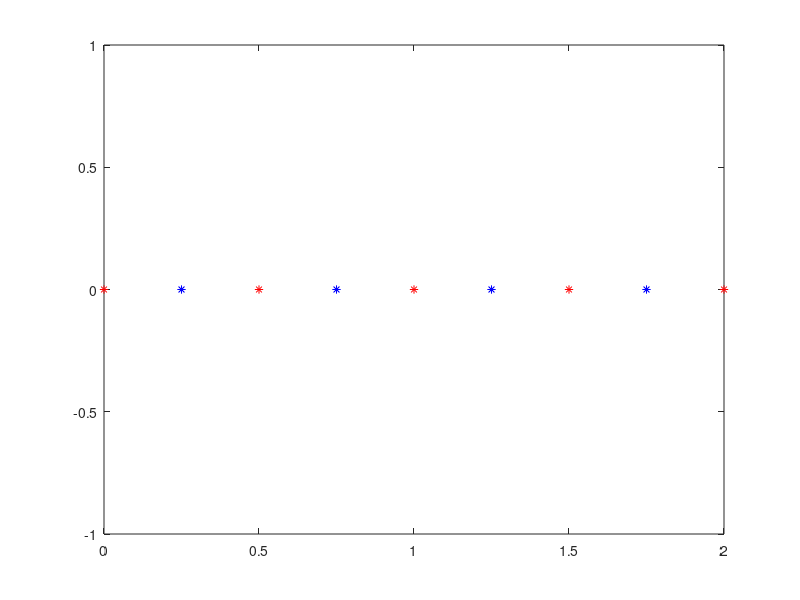

MATLAB code to generate this figure:
clc
clear all
close all

% Problem Data

rho = 1;                                      % Density of a fluid (kg/m^3)
L = 2;                                        % Nozzle length (m)
xa = 0;                                       % Position of first node A(m)
xb = L;                                       % Position of last node E(m)
m = 4;                                        % Number of control volumes 
A_A = 0.5;                                    % Cross Sectional area at the inlet(m^2)
A_E = 0.1;                                    % Cross Sectional area at the outlet(m^2)
P0 = 10;                                      % Stagnation Pressure at inlet(Pa)
PE = 0;                                       % Static pressure at exit(Pa)
m_dot = 1;                                    % Mass flow rate (kg/s)
deltax = abs(xb-xa)/m;                        % Grid size
xnodes = xa:deltax:xb;                        % Position of main grids(m)
xcenters = (xa+deltax/2):deltax:(xb-deltax/2);% Postion of volume centers(m)


% Compute area at nodes and cell centers 
% At nodes
for i = 1:length(xnodes)
    nodeA(i) = A_E+2*0.1*(2-xnodes(i));
end
% At cell centres
for i = 1:length(xcenters)
centerA(i) = A_E+2*0.1*(2-xcenters(i));
end

% Velocity initialization
u = zeros(1,length(xcenters));

% Compute guessed velocity using constant mass flow rate
for i = 1:length(xcenters)
    u(i) = m_dot/(rho*centerA(i));
end
P = zeros(1,length(xnodes));
% Guessed values of pressure at nodes
for i = 1:length(xnodes)
    P(i) = P0-(i-1)*2.5;
end

FCmax = 0.1;
Errormax = 10^-7;
nIter = 0;

while FCmax>Errormax
    nIter = nIter+1
    uold = u;
    Pold = P;
%Discretized u-momentum equation 
for i = 1:length(xcenters)
     if i == 1
          uA = u(i)*centerA(i)/nodeA(i);
          Fw = rho*uA*nodeA(i);
          Fe = rho*(u(i)+u(i+1))*0.5*nodeA(i+1);
          aW(i) = 0;
          aE(i) = 0;
          aP(i) = Fe+Fw*0.5*(centerA(i)/nodeA(i))^2;
          Su(i)= (P0-P(i+1))*centerA(i)+Fw*(centerA(i)/nodeA(i))*u(i);
          d(i) = centerA(i)/aP(i);
     elseif i == length(xcenters)
          Fw = rho*(u(i-1)+u(i))*0.5*nodeA(i);
          Fe = rho*u(i)*centerA(i);
          aW(i) = Fw;
          aE(i) = 0;
          aP(i) = aW(i)+aE(i)+(Fe-Fw);
          Su(i)= (P(i)-P(i+1))*centerA(i);
          d(i) = centerA(i)/aP(i);
     else
          Fw = rho*(u(i-1)+u(i))*0.5*nodeA(i);
          Fe = rho*(u(i)+u(i+1))*0.5*nodeA(i+1);
          aW(i) = Fw;
          aE(i) = 0;
          aP(i) = aW(i)+aE(i)+(Fe-Fw);
          Su(i)= (P(i)-P(i+1))*centerA(i);
          d(i) = centerA(i)/aP(i);
     end
 end


 %Forward substitution 
% p_i*T_i = q_i*T_(i+1) + r_i*T_(i-1) + s_i
% p,q,r,s are input vectors. T is the solution, also a vector.

for i = 1:length(xcenters)
    p = aP(i);
    q = aE(i);
    r = aW(i);
    s = Su(i);
    if i == 1
        u(i) = s/p;
    else
        u(i) = (r*u(i-1)+s)/p;
    end
    
end

P_prime = zeros(1,length(xnodes));
% Pressure Correction Equation

for i = 2:length(xnodes)-1
    AW(i) = rho*d(i-1)*centerA(i-1);
    AE(i) = rho*d(i)*centerA(i);
    FW(i) = rho*u(i-1)*centerA(i-1);
    FE(i) = rho*u(i)*centerA(i);
    AP(i) = AW(i)+AE(i);
    b_prime(i) = FW(i)-FE(i);
end

 %TriDiagonal Matrix Algorithm (TDMA) or Thomas Algorithm
% p_i*T_i = q_i*T_(i+1) + r_i*T_(i-1) + s_i
% p,q,r,s are input vectors. Phi is the solution, also a vector.

% Performs Gauss elimination
for i = 2:length(xnodes)-1
    p = AP(i);
    q = AE(i);
    r = AW(i);
    s = b_prime(i);
    if i == 2
        A(i) = q/p;
        B(i) = (s+r*P_prime(i-1))/p;
    else
        A(i) = q/(p-r*A(i-1));
        B(i) = (s+r*B(i-1))/(p-r*A(i-1));
    end
    
end
% Performs backward substitution
for i = length(xnodes)-1:-1:2
  P_prime(i) = A(i)*P_prime(i+1)+B(i);
end

%Corrected nodal pressures using pressure corrections
for i = 2:length(xnodes)-1
    P(i) = P(i)+P_prime(i);
end


%Corrected velocities
for i = 1:length(xcenters)
    u(i) = u(i)+d(i)*(P_prime(i)-P_prime(i+1));
end


% Corrected nodal pressure at A
P(1) = P0-0.5*rho*u(1)^2*(centerA(1)/nodeA(1))^2;

% Continuity check
for i = 1:length(xcenters)
    mass_rate(i) = rho*u(i)*centerA(i);
end
% Error monitor
    for i = 1:length(xcenters)
        FC(i) = abs((u(i)-uold(i))/uold(i));
    end
    FCmax = max(FC)
end


plot(xnodes,0,'-*r')
hold on 
plot(xcenters,0,'*b')
